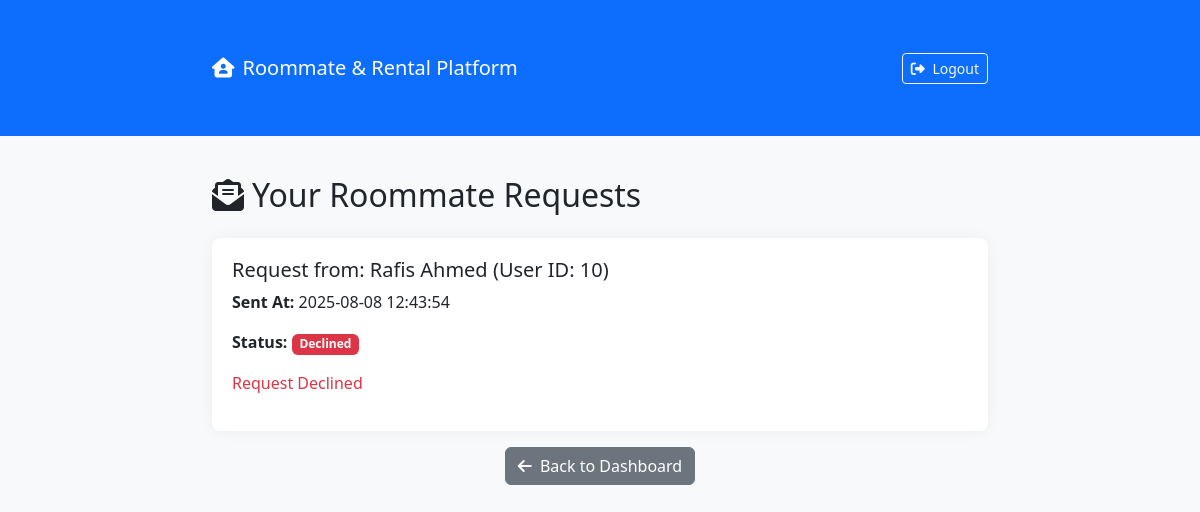
Page /tenant-tenant_view_requests.php (signed in) on the committed database.
### tables this page shows
CREATE TABLE `roommate_requests` (
  `request_id` int(11) NOT NULL,
  `sender_id` int(11) NOT NULL,
  `receiver_id` int(11) NOT NULL,
  `status` enum('Pending','Accepted','Declined') DEFAULT 'Pending',
  `sent_at` timestamp NOT NULL DEFAULT current_timestamp()
);

CREATE TABLE `users` (
  `user_id` int(11) NOT NULL,
  `name` varchar(100) DEFAULT NULL,
  `email` varchar(100) DEFAULT NULL,
  `password` varchar(255) DEFAULT NULL,
  `age` int(11) DEFAULT NULL,
  `gender` enum('Male','Female','Other') DEFAULT NULL,
  `role` enum('tenant','owner') DEFAULT NULL,
  `contact` varchar(20) DEFAULT NULL,
  `created_at` timestamp NOT NULL DEFAULT current_timestamp()
);

### tenant-tenant_view_requests.php (the view, shortened to what this page needs)
<?php
require 'db.php';
$user_id = $_SESSION['user_id'];
$stmt = $conn->prepare("
    SELECT r.*, u.name AS sender_name
    FROM roommate_requests r
    JOIN users u ON r.sender_id = u.user_id
    WHERE r.receiver_id = ?
    ORDER BY r.sent_at DESC
");
$stmt->bind_param("i", $user_id);
$stmt->execute();
$result = $stmt->get_result();
?>
<!DOCTYPE html>
<html lang="en">
<head>
<link href="https://cdn.jsdelivr.net/npm/bootstrap@5.3.0/dist/css/bootstrap.min.css" rel="stylesheet" />
<link href="https://cdnjs.cloudflare.com/ajax/libs/font-awesome/6.4.0/css/all.min.css" rel="stylesheet" />
</head>
<body>
<nav class="navbar navbar-expand-lg navbar-dark bg-primary mb-4">
  <div class="container">
    <a class="navbar-brand" href="dashboard.php"><i class="fa-solid fa-house-user me-2"></i>Roommate & Rental Platform</a>
    <div>
      <a href="logout.php" class="btn btn-outline-light btn-sm">
        <i class="fa-solid fa-right-from-bracket me-1"></i> Logout
      </a>
    </div>
  </div>
</nav>
<div class="container">
  <h2 class="mb-4"><i class="fa-solid fa-envelope-open-text me-2"></i>Your Roommate Requests</h2>
  <?php if ($result->num_rows > 0): ?>
    <?php while ($request = $result->fetch_assoc()): ?>
      <div class="request-card">
        <h5>Request from: <?= htmlspecialchars($request['sender_name']) ?> (User ID: <?= $request['sender_id'] ?>)</h5>
        <p><strong>Sent At:</strong> <?= htmlspecialchars($request['sent_at']) ?></p>
        <p><strong>Status:</strong>
          <?php
            $status = $request['status'];
            $badgeClass = 'secondary';
            if ($status === 'Pending') $badgeClass = 'warning';
            elseif ($status === 'Accepted') $badgeClass = 'success';
            elseif ($status === 'Declined') $badgeClass = 'danger';
          ?>
          <span class="badge bg-<?= strtolower($badgeClass) ?>"><?= htmlspecialchars($status) ?></span>
        </p>
        <?php if ($status === 'Pending'): ?>
          <form action="tenant-tenant_handle_request.php" method="POST" class="d-inline">
            <input type="hidden" name="request_id" value="<?= $request['request_id'] ?>">
            <button type="submit" name="accept_request" class="btn btn-success btn-sm me-1"><i class="fa-solid fa-check"></i> Accept</button>
          </form>
          <form action="tenant-tenant_handle_request.php" method="POST" class="d-inline">
            <input type="hidden" name="request_id" value="<?= $request['request_id'] ?>">
            <button type="submit" name="decline_request" class="btn btn-danger btn-sm"><i class="fa-solid fa-xmark"></i> Decline</button>
          </form>
        <?php elseif ($status === 'Declined'): ?>
          <p class="text-danger">Request Declined</p>
        <?php endif; ?>
      </div>
    <?php endwhile; ?>
  <?php else: ?>
    <p>No requests found.</p>
  <?php endif; ?>
  <div class="mt-3 text-center">
    <a href="dashboard.php" class="btn btn-secondary"><i class="fa-solid fa-arrow-left me-1"></i> Back to Dashboard</a>
  </div>
</div>
</body>
</html>

### tenant-tenant_view_requests.php (style rules this page uses)
body { background: #f8f9fa; }
.container { max-width: 800px; margin: 40px auto; }
.request-card { background: white; padding: 20px; margin-bottom: 15px; border-radius: 8px; box-shadow: 0 0 15px rgba(0,0,0,0.05); }

### rows in the picture
roommate_requests: sender.name "Rafis Ahmed", sender "10", sent_at "2025-08-08 12:43:54", status "Declined", shows "Request Declined"
